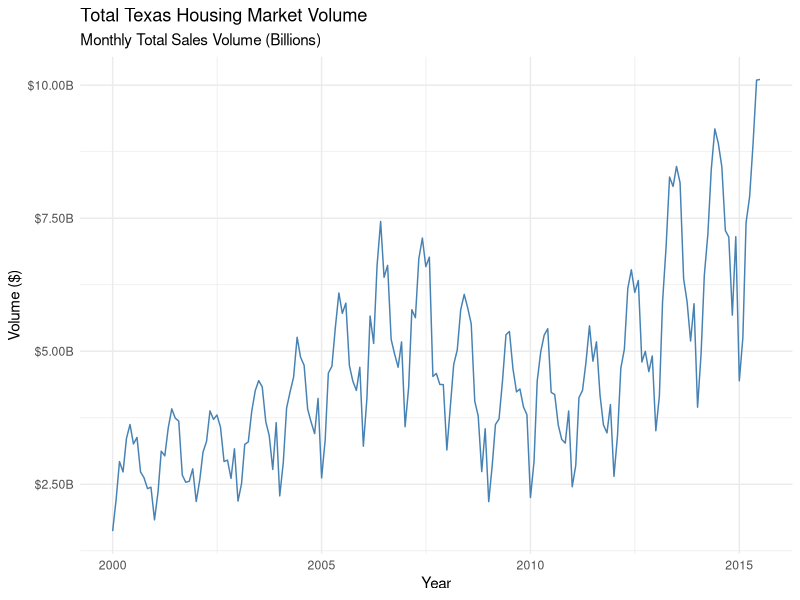
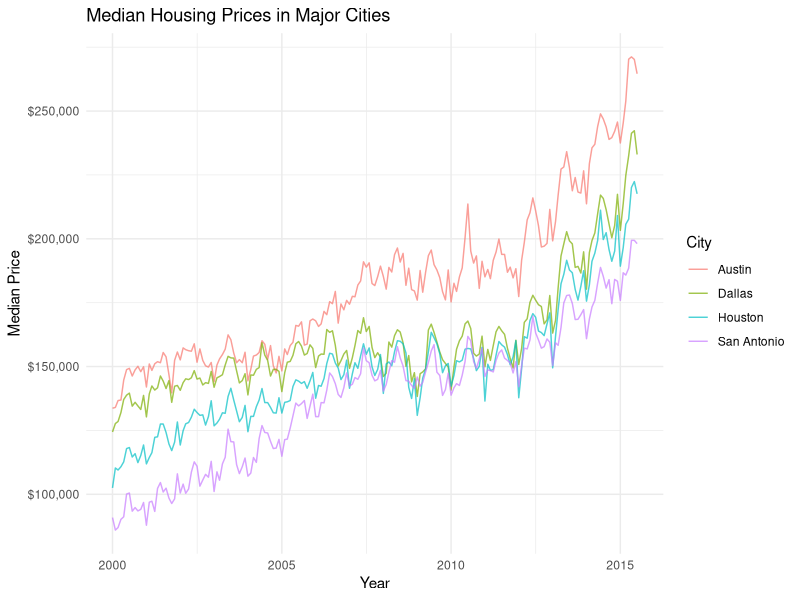
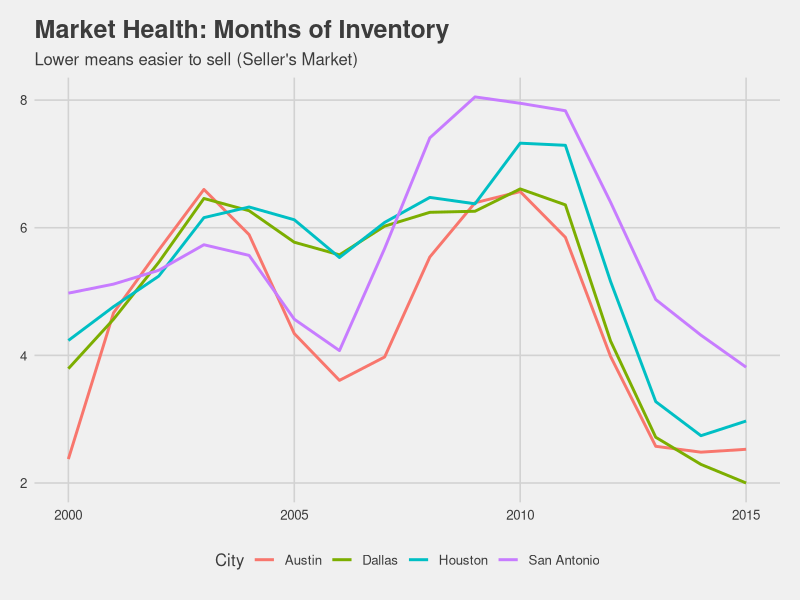

R code for these plots, in order:
## ---- chunk 1
library(tidyverse)
library(lubridate)
library(scales)
library(ggthemes)
## ---- chunk 2
data("txhousing")
glimpse(txhousing)
## ---- chunk 3
sum(is.na(txhousing$sales))
## ---- chunk 4
housing_clean <- txhousing |> 
  filter(!is.na(sales)) |> 
  mutate(date_proper = make_date(year, month, 1)) |> 
  select(-date) # Remove the decimal date
## ---- chunk 5
# Aggregate by date
total_market <- housing_clean |> 
  group_by(date_proper) |> 
  summarise(
    total_sales = sum(sales),
    total_volume = sum(volume, na.rm = TRUE)
  )

# Plot Volume
total_market |> 
  ggplot(aes(x = date_proper, y = total_volume)) +
  geom_line(color = "steelblue") +
  scale_y_continuous(labels = label_dollar(scale = 1e-9, suffix = "B")) +
  theme_minimal() +
  labs(
    title = "Total Texas Housing Market Volume",
    subtitle = "Monthly Total Sales Volume (Billions)",
    x = "Year",
    y = "Volume ($)"
  )
## ---- chunk 6
major_cities <- c("Austin", "Dallas", "Houston", "San Antonio")

city_trends <- housing_clean |> 
  filter(city %in% major_cities)

city_trends |> 
  ggplot(aes(x = date_proper, y = median, color = city)) +
  geom_line(alpha = 0.7) +
  theme_minimal() +
  scale_y_continuous(labels = label_dollar()) +
  labs(
    title = "Median Housing Prices in Major Cities",
    x = "Year",
    y = "Median Price",
    color = "City"
  )
## ---- chunk 7
city_inventory <- city_trends |> 
  group_by(city, year) |> 
  summarise(avg_inventory = mean(inventory, na.rm = TRUE), .groups = "drop")

city_inventory |> 
  ggplot(aes(x = year, y = avg_inventory, color = city)) +
  geom_line(linewidth = 1) +
  theme_fivethirtyeight() +
  labs(
    title = "Market Health: Months of Inventory",
    subtitle = "Lower means easier to sell (Seller's Market)",
    color = "City"
  )
